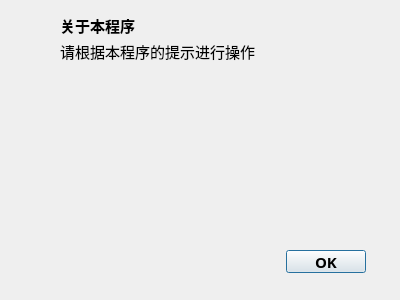
<?xml version="1.0" encoding="UTF-8"?>
<ui version="4.0">
    <class>readme</class>
    <widget class="QDialog" name="readme">
        <property name="geometry">
            <rect>
                <x>0</x>
                <y>0</y>
                <width>400</width>
                <height>300</height>
            </rect>
        </property>
        <property name="minimumSize">
            <size>
                <width>400</width>
                <height>300</height>
            </size>
        </property>
        <property name="maximumSize">
            <size>
                <width>800</width>
                <height>600</height>
            </size>
        </property>
        <property name="font">
            <font>
                <family>Microsoft YaHei UI</family>
                <weight>75</weight>
                <bold>true</bold>
            </font>
        </property>
        <property name="windowTitle">
            <string>关于本程序</string>
        </property>
        <widget class="QLabel" name="readme_title">
            <property name="geometry">
                <rect>
                    <x>60</x>
                    <y>10</y>
                    <width>91</width>
                    <height>31</height>
                </rect>
            </property>
            <property name="font">
                <font>
                    <family>Microsoft YaHei UI</family>
                    <pointsize>11</pointsize>
                    <weight>75</weight>
                    <bold>true</bold>
                </font>
            </property>
            <property name="text">
                <string>关于本程序</string>
            </property>
        </widget>
        <widget class="QLabel" name="readme_msg">
            <property name="geometry">
                <rect>
                    <x>60</x>
                    <y>40</y>
                    <width>271</width>
                    <height>131</height>
                </rect>
            </property>
            <property name="font">
                <font>
                    <family>Microsoft YaHei UI</family>
                    <pointsize>11</pointsize>
                    <weight>50</weight>
                    <bold>false</bold>
                </font>
            </property>
            <property name="text">
                <string>请根据本程序的提示进行操作</string>
            </property>
            <property name="alignment">
                <set>Qt::AlignLeading|Qt::AlignLeft|Qt::AlignTop</set>
            </property>
        </widget>
        <widget class="QDialogButtonBox" name="buttonBox">
            <property name="geometry">
                <rect>
                    <x>210</x>
                    <y>250</y>
                    <width>156</width>
                    <height>23</height>
                </rect>
            </property>
            <property name="font">
                <font>
                    <family>微软雅黑</family>
                    <pointsize>11</pointsize>
                    <weight>75</weight>
                    <bold>true</bold>
                </font>
            </property>
            <property name="standardButtons">
                <set>QDialogButtonBox::Ok</set>
            </property>
        </widget>
    </widget>
    <resources/>
    <connections/>
</ui>
